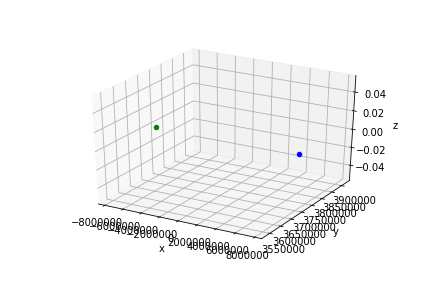

Recreate this plot in Python.
#!/usr/bin/python
#Definicion de una clase para describir una particula
import matplotlib.pyplot as plt
from mpl_toolkits.mplot3d import Axes3D
import numpy as np

Bz=10.0
k0=8.99e9 #[N*m^2/C^2]

class Particula:
    #Atributos
    cargada = True

    #Instancias
    def __init__(self,x,y,z,vx,vy,vz,m,carga):
        self.X=x
        self.Y=y
        self.Z=z
        self.VX=vx
        self.VY=vy
        self.VZ=vz
        self.M=m
        self.q=carga

    def Pos_evol(self, x2, y2, z2, Q, t):
    
        r3=((self.X-x2)**2+(self.Y-y2)**2+(self.Z-z2)**2)**(1.5)
        
        ax=(self.q/self.M)*((k0*Q*(self.X-x2)/r3) + (self.VY*Bz))
        ay=(self.q/self.M)*((k0*Q*(self.Y-y2)/r3) - (self.VX*Bz))
        az=(self.q/self.M)*(k0*Q*(self.Z-z2)/r3)
        
        self.X=self.X+(self.VX*t)+(0.5*ax*(t*t))
        self.Y=self.Y+(self.VY*t)+(0.5*ay*(t*t))
        self.Z=self.Z+(self.VZ*t)+(0.5*az*(t*t))
        
        self.VX=self.VX+(ax*t)
        self.VY=self.VY+(ay*t)
        self.VZ=self.VZ+(az*t)        
        
Par1=Particula(0.0,0.0,0.0,0.0,0.0,0.0,10.0,1)
Par2=Particula(1.0,0.0,0.0,0.0,0.0,0.0,10.0,-1)

print("Los estados de las particulas al principio son:")
print(Par1.X,Par1.Y,Par1.Z,Par1.VX,Par1.VY,Par1.VZ,Par1.M,Par1.q)
print(Par2.X,Par2.Y,Par2.Z,Par2.VX,Par2.VY,Par2.VZ,Par2.M,Par2.q)
print("\n")


for i in range(1,10001):
    Par11=np.array([Par1.X,Par1.Y,Par1.Z,Par1.VX,Par1.VY,Par1.VZ,Par1.M,Par1.q])
    Par1.Pos_evol(Par2.X, Par2.Y, Par2.Z, Par2.q, 0.01)        
    Par2.Pos_evol(Par11[0], Par11[1], Par11[2], Par11[7], 0.01)
        

print("Los estados de las particulas despues de 10 mil iteraciones son:")
print(Par1.X,Par1.Y,Par1.Z,Par1.VX,Par1.VY,Par1.VZ,Par1.M,Par1.q)
print(Par2.X,Par2.Y,Par2.Z,Par2.VX,Par2.VY,Par2.VZ,Par2.M,Par2.q)

fig = plt.figure()
ax = fig.add_subplot(111, projection='3d')
ax.scatter(Par1.X,Par1.Y,Par1.Z,c='g')
ax.scatter(Par2.X,Par2.Y,Par2.Z,c='b')
ax.set_xlabel("x")
ax.set_ylabel("y")
ax.set_zlabel("z")
plt.savefig("SegClasesPython.png")
plt.show()